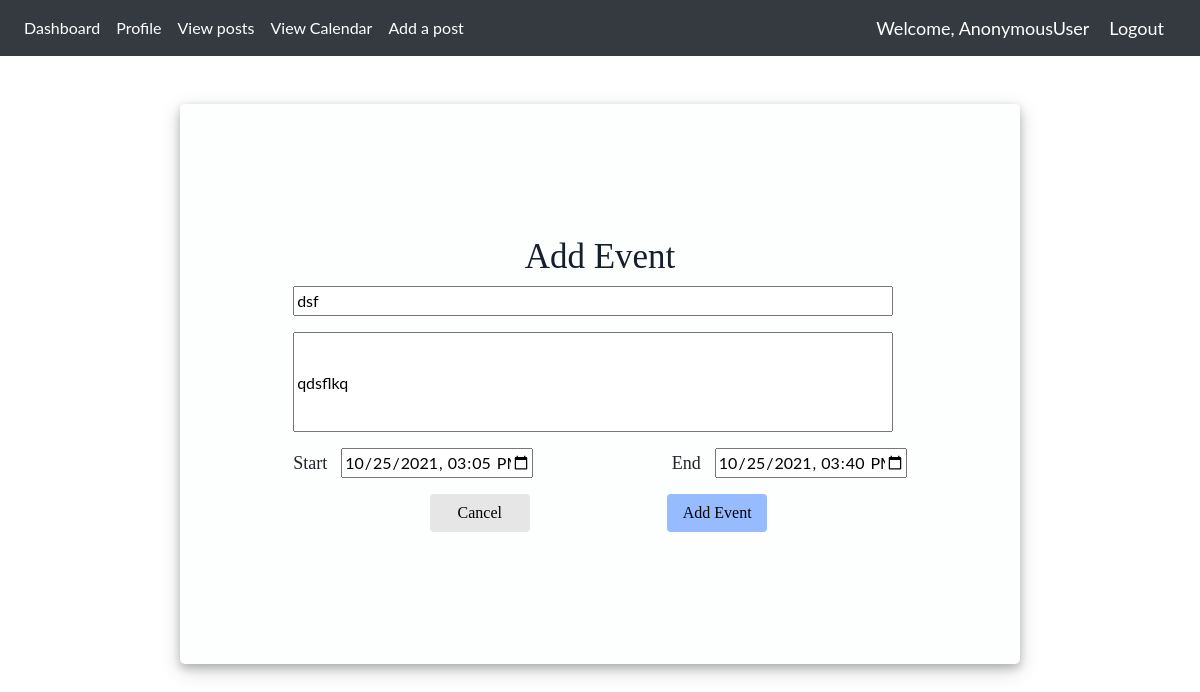
The page /event/edit/1/ on the database its author committed.
### cal/models.py (models this page shows, shortened)
class Event(models.Model):
    title = models.CharField(max_length=200)
    description = models.TextField()
    start_time = models.DateTimeField()
    end_time = models.DateTimeField()

### cal/views.py (the view)
# urls.py: url(r"^event/edit/(?P<event_id>\d+)/$", views.event, name="event_edit"),
def event(request, event_id=None):
    instance = Event()
    if event_id:
        instance = get_object_or_404(Event, pk=event_id)
    else:
        instance = Event()
    form = EventForm(request.POST or None, instance=instance)
    if request.POST and form.is_valid():
        form.save()
        return HttpResponseRedirect(reverse("cal:calendar"))
    return render(request, "cal/event.html", {"form": form})

### cal/forms.py (shortened to what this page needs)
class EventForm(ModelForm):
    class Meta:
        model = Event
        widgets = {
            "start_time": DateInput(
                attrs={"type": "datetime-local"}, format="%Y-%m-%dT%H:%M"
            ),
            "end_time": DateInput(
                attrs={"type": "datetime-local"}, format="%Y-%m-%dT%H:%M"
            ),
            "title": TextInput(attrs={"placeholder": "Title"}),
            "description": TextInput(attrs={"placeholder": "Description"}),
        }
        fields = "__all__"

### cal/templates/cal/event.html (shortened to what this page needs)
{% extends 'cal/base.html' %}
{% block content %}
<div class="container h-100">
  <div class="d-flex justify-content-center h-100">
    <div class="user_card">
      <div class="d-flex justify-content-center">
        <h3 id="form-title">Add Event</h3>
      </div>
      <div class="d-flex justify-content-center form_container">
        <form method="POST" action="">
          <div class="input-group mb-3">
            {{ form.title }}
          </div>
          <div class="mb-3 description">
            {{ form.description }}
          </div>
          <div class="start_and_end_time">
            <span class="timelabel">Start</span>
            {{ form.start_time }}
            <span class="spacer"></span>
            <span class="timelabel">End</span>
            {{ form.end_time }}
          </div>
          <div class="d-flex justify-content-center mt-3 login_container">
            <a class="btn cancel-button buttons login_btn" href="{% url 'cal:calendar' %}" value="Cancel" style="font-family:Optima;">Cancel</a>
            <span class="spacer"></span>
            <input class="btn buttons add-button login_btn" type="submit" value="Add Event" style="font-family:Optima;">
          </div>
        </form>
      </div>
    </div>
  </div>
</div>
{% endblock %}

### cal/static/cal/css/styles.css (style rules this page uses)
body { font-family: "ptsans", "Lato", "Helvetica Neue", Helvetica, Arial, sans-serif; }
.btn { outline: none; color: black; background-color: transparent; box-shadow: 0 0 0 0; margin-right: 3px; }
#id_description { height: 100px; width: 50vw; }
#id_title { width: 50vw; }
#id_start_time { width: 16vw; }
.timelabel { font-family:Optima; font-size:18px; padding-right: 10px; }
.spacer { padding-left: 4.2em; padding-right: 4.2em; }
#id_end_time { width: 16vw; }
#form-title { color: #17202a; font-family:Optima; font-size:35px; }
.start_and_end_time { display: inline-block; justify-content: center; }
.buttons { display: inline-block; font-family:Optima; width: 100px; }
.cancel-button { background-color: #e6e6e6; }
.add-button { background-color: #96bbff; }
.user_card { width: 70vw; height: 70vh; margin-top: 3em; margin-bottom: auto; background: #fdfefe; position: relative; display: flex; justify-content: center; flex-direction: column; padding: 10px; box-shadow: 0 4px 8px 0 rgba(0, 0, 0, 0.2), 0 6px 20px 0 rgba(0, 0, 0, 0.19); -webkit-box-shadow: 0 4px 8px 0 rgba(0, 0, 0, 0.2), 0 6px 20px 0 rgba(0, 0, 0, 0.19); -moz-box-shadow: 0 4px 8px 0 rgba(0, 0, 0, 0.2), 0 6px 20px 0 rgba(0, 0, 0, 0.19); border-radius: 5px; }
a { color: #17a2b8; }

### rows shown on the page
Event: title "dsf", description "qdsflkq", start_time "10/25/2021 15:05", end_time "10/25/2021 15:40"

### other values the page prints
{{ request.user }} "AnonymousUser"
